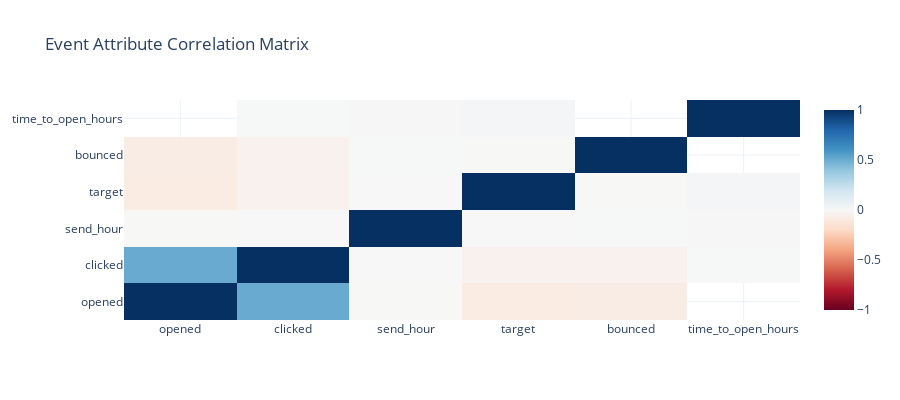

Notebook code cell kept with this figure:
### Markdown cell above
## 1c.9 Feature Correlations and Relationships

**📖 Understanding Feature Relationships in Event Data:**
- **Correlation Matrix**: Identify redundant features (multicollinearity)
- **Effect Sizes**: How well features discriminate by target (if available)
- **Cramér's V**: Association strength for categorical features

These analyses parallel the standard track (notebook 04) but applied to event-level attributes.

### Code cell
# Correlation matrix for numeric event attributes
numeric_event_cols = [c for c in df.select_dtypes(include=[np.number]).columns 
                      if c not in [ENTITY_COLUMN, TARGET_COLUMN]]

if len(numeric_event_cols) >= 2:
    corr_matrix = df[numeric_event_cols].corr()
    fig = charts.heatmap(
        corr_matrix.values, x_labels=numeric_event_cols, y_labels=numeric_event_cols,
        title="Event Attribute Correlation Matrix"
    )
    display_figure(fig)
    
    # High correlation pairs (multicollinearity detection)
    high_corr_pairs = []
    for i in range(len(numeric_event_cols)):
        for j in range(i+1, len(numeric_event_cols)):
            corr_val = corr_matrix.iloc[i, j]
            if abs(corr_val) >= 0.7:
                high_corr_pairs.append({
                    "Column 1": numeric_event_cols[i], "Column 2": numeric_event_cols[j],
                    "Correlation": f"{corr_val:.3f}"
                })
    
    if high_corr_pairs:
        print("⚠️ High Correlation Pairs (|r| >= 0.7):")
        display_table(pd.DataFrame(high_corr_pairs))
    else:
        print("✓ No high correlation pairs detected (multicollinearity not a concern)")
else:
    print("Not enough numeric columns for correlation analysis.")

### Figure 1 — Plotly figure (JSON) as saved in the notebook; plotly's stock layout.template omitted (floating-point values rounded to 4 significant figures)
{"data": [{"colorscale": [[0, "rgb(103,0,31)"], [0.1, "rgb(178,24,43)"], [0.2, "rgb(214,96,77)"], [0.3, "rgb(244,165,130)"], [0.4, "rgb(253,219,199)"], [0.5, "rgb(247,247,247)"], [0.6, "rgb(209,229,240)"], [0.7, "rgb(146,197,222)"], [0.8, "rgb(67,147,195)"], [0.9, "rgb(33,102,172)"], [1, "rgb(5,48,97)"]], "type": "heatmap", "x": ["opened", "clicked", "send_hour", "target", "bounced", "time_to_open_hours"], "y": ["opened", "clicked", "send_hour", "target", "bounced", "time_to_open_hours"], "z": [[1.0, 0.5042, -0.002223, -0.0853, -0.07924, NaN], [0.5042, 1.0, -0.001989, -0.04343, -0.03995, 0.004832], [-0.002223, -0.001989, 1.0, -0.001022, 0.003895, -0.005972], [-0.0853, -0.04343, -0.001022, 1.0, -0.002468, 0.01915], [-0.07924, -0.03995, 0.003895, -0.002468, 1.0, NaN], [NaN, 0.004832, -0.005972, 0.01915, NaN, 1.0]], "zmid": 0}], "layout": {"height": 400, "title": {"text": "Event Attribute Correlation Matrix"}}}
